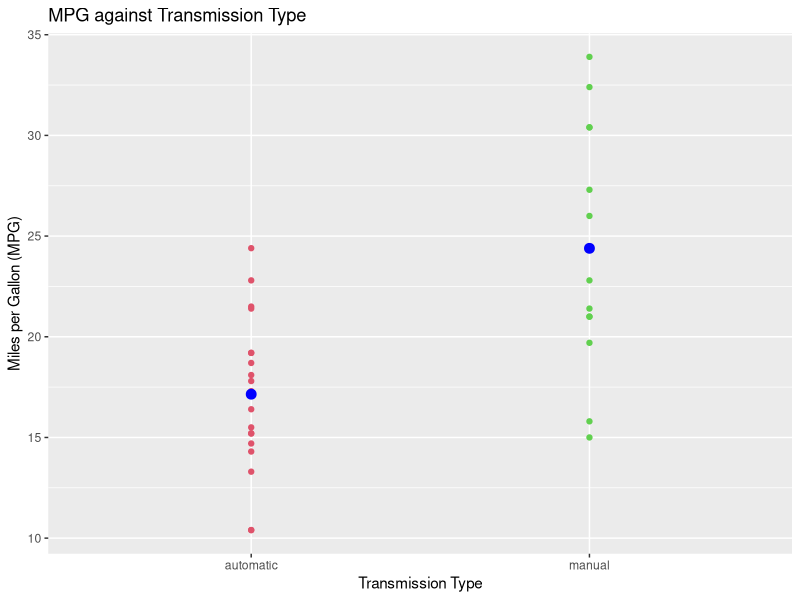

Here is the R script that generated this plot:
## ---- chunk 1
knitr::opts_chunk$set(fig.align='center', fig.path='figs/',
                      echo=FALSE, warning=FALSE, message=FALSE)
## required libraries
library(datasets)
library(dplyr)
library(ggplot2)

## ---- chunk 2
data(mtcars)
head(mtcars)
## ---- chunk 3
dat <- mtcars %>% select(mpg, am)

## adding a new column with am variable as a factor
dat <- dat %>% mutate(trans = factor(am, labels = c("automatic", "manual")))

g1 <- ggplot(dat, aes(x = trans, y = mpg)) + geom_point(color = dat$am+2)
g1 <- g1 + labs(title = "MPG against Transmission Type") + labs(x = "Transmission Type") + labs(y = "Miles per Gallon (MPG)")

## calculating some basic stats
stats <- dat %>% select(mpg, trans) %>% group_by(trans) %>% summarise_each(funs(mean, sd))
stats

## adding the stats as reference points on plot
g1 <- g1 + geom_point(data = stats, aes(x = trans, y = mean), color = "blue", size = 3)

## ---- chunk 4
g1
